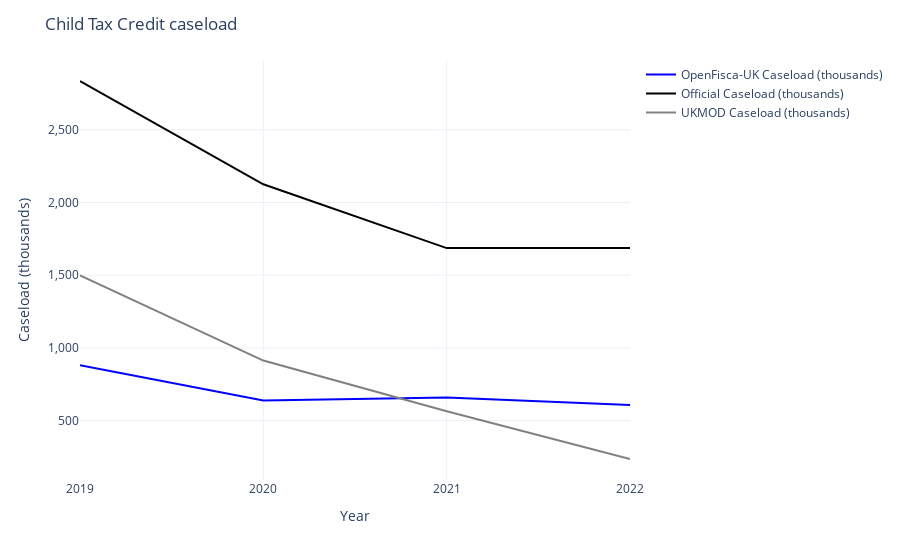

The cell this chart's notebook holds for it:
### Code cell
px.line(
    caseloads,
    x="Year",
    y=[OPENFISCA_UK, OFFICIAL, UKMOD],
    color_discrete_map={
        OPENFISCA_UK: "blue",
        OFFICIAL: "black",
        UKMOD: "grey",
    },
).update_layout(
    template="plotly_white",
    title="Child Tax Credit caseload",
    xaxis_tickvals=list(range(2019, 2023)),
    yaxis_title="Caseload (thousands)",
    legend_title="",
    yaxis_tickformat=",",
)

### Figure 1 — Plotly figure (JSON) as saved in the notebook; plotly's stock layout.template omitted (floating-point values rounded to 4 significant figures)
{"data": [{"hovertemplate": "variable=OpenFisca-UK Caseload (thousands)<br>Year=%{x}<br>value=%{y}<extra></extra>", "legendgroup": "OpenFisca-UK Caseload (thousands)", "line": {"color": "blue", "dash": "solid"}, "marker": {"symbol": "circle"}, "mode": "lines", "name": "OpenFisca-UK Caseload (thousands)", "orientation": "v", "showlegend": true, "type": "scatter", "x": [2019, 2020, 2021, 2022], "xaxis": "x", "y": [881, 638, 658, 607], "yaxis": "y"}, {"hovertemplate": "variable=Official Caseload (thousands)<br>Year=%{x}<br>value=%{y}<extra></extra>", "legendgroup": "Official Caseload (thousands)", "line": {"color": "black", "dash": "solid"}, "marker": {"symbol": "circle"}, "mode": "lines", "name": "Official Caseload (thousands)", "orientation": "v", "showlegend": true, "type": "scatter", "x": [2019, 2020, 2021, 2022], "xaxis": "x", "y": [2835, 2125, 1686, 1686], "yaxis": "y"}, {"hovertemplate": "variable=UKMOD Caseload (thousands)<br>Year=%{x}<br>value=%{y}<extra></extra>", "legendgroup": "UKMOD Caseload (thousands)", "line": {"color": "grey", "dash": "solid"}, "marker": {"symbol": "circle"}, "mode": "lines", "name": "UKMOD Caseload (thousands)", "orientation": "v", "showlegend": true, "type": "scatter", "x": [2019, 2020, 2021, 2022], "xaxis": "x", "y": [1498, 913, 564, 236], "yaxis": "y"}], "layout": {"autosize": true, "legend": {"title": {"text": ""}, "tracegroupgap": 0}, "margin": {"t": 60}, "title": {"text": "Child Tax Credit caseload"}, "xaxis": {"anchor": "y", "autorange": true, "domain": [0, 1], "range": [2019, 2022], "tickvals": [2019, 2020, 2021, 2022], "title": {"text": "Year"}, "type": "linear"}, "yaxis": {"anchor": "x", "autorange": true, "domain": [0, 1], "range": [91.61, 2979.0], "tickformat": ",", "title": {"text": "Caseload (thousands)"}, "type": "linear"}}}
